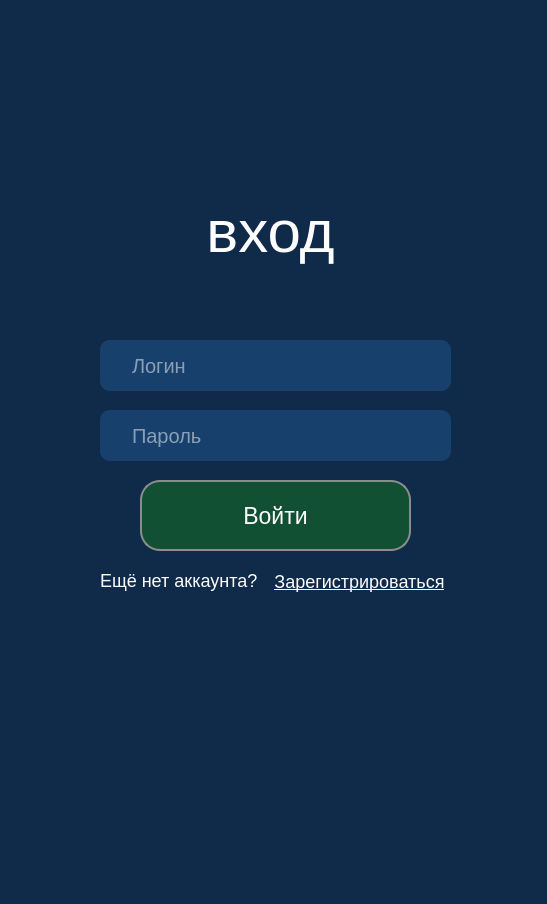
<?xml version="1.0" encoding="UTF-8"?>
<ui version="4.0">
 <class>Form</class>
 <widget class="QWidget" name="Form">
  <property name="geometry">
   <rect>
    <x>0</x>
    <y>0</y>
    <width>547</width>
    <height>904</height>
   </rect>
  </property>
  <property name="windowTitle">
   <string>Вход / Регистрация</string>
  </property>
  <property name="styleSheet">
   <string notr="true">background: #0f2b49;</string>
  </property>
  <widget class="QStackedWidget" name="stackedWidget">
   <property name="geometry">
    <rect>
     <x>0</x>
     <y>0</y>
     <width>551</width>
     <height>911</height>
    </rect>
   </property>
   <property name="currentIndex">
    <number>1</number>
   </property>
   <widget class="QWidget" name="SignUp">
    <widget class="QPushButton" name="registerbtn">
     <property name="geometry">
      <rect>
       <x>140</x>
       <y>620</y>
       <width>271</width>
       <height>71</height>
      </rect>
     </property>
     <property name="styleSheet">
      <string notr="true">background: #115033; color: #fdfdfd; font-size: 23px; padding: 10px 20px; border-radius: 20px; border: 2px solid rgb(140, 140, 140);</string>
     </property>
     <property name="text">
      <string>Зарегистрироваться</string>
     </property>
    </widget>
    <widget class="QLabel" name="errorLabel">
     <property name="geometry">
      <rect>
       <x>100</x>
       <y>300</y>
       <width>351</width>
       <height>21</height>
      </rect>
     </property>
     <property name="styleSheet">
      <string notr="true">color: #ac2323; font-size: 17px;</string>
     </property>
     <property name="text">
      <string/>
     </property>
     <property name="alignment">
      <set>Qt::AlignCenter</set>
     </property>
     <property name="wordWrap">
      <bool>false</bool>
     </property>
    </widget>
    <widget class="QLabel" name="label">
     <property name="geometry">
      <rect>
       <x>160</x>
       <y>710</y>
       <width>151</width>
       <height>21</height>
      </rect>
     </property>
     <property name="styleSheet">
      <string notr="true">color: #fdfdfd; font-size: 18px;</string>
     </property>
     <property name="text">
      <string>Уже есть аккаунт?</string>
     </property>
    </widget>
    <widget class="QPushButton" name="toLoginBtn">
     <property name="geometry">
      <rect>
       <x>330</x>
       <y>710</y>
       <width>75</width>
       <height>23</height>
      </rect>
     </property>
     <property name="styleSheet">
      <string notr="true">border: none; color: #fdfdfd; font-size: 18px; text-decoration: underline;</string>
     </property>
     <property name="inputMethodHints">
      <set>Qt::ImhNone</set>
     </property>
     <property name="text">
      <string>Войти</string>
     </property>
     <property name="checkable">
      <bool>false</bool>
     </property>
    </widget>
    <widget class="QLabel" name="rLabel">
     <property name="geometry">
      <rect>
       <x>0</x>
       <y>180</y>
       <width>541</width>
       <height>101</height>
      </rect>
     </property>
     <property name="font">
      <font>
       <pointsize>-1</pointsize>
      </font>
     </property>
     <property name="styleSheet">
      <string notr="true">color: #fdfdfd; font-size: 60px; text-transform: uppercase;</string>
     </property>
     <property name="text">
      <string>Регистрация</string>
     </property>
     <property name="alignment">
      <set>Qt::AlignCenter</set>
     </property>
    </widget>
    <widget class="QLineEdit" name="password">
     <property name="geometry">
      <rect>
       <x>100</x>
       <y>480</y>
       <width>351</width>
       <height>51</height>
      </rect>
     </property>
     <property name="styleSheet">
      <string notr="true">background: #17406d; border-radius: 10px; padding: 10px 30px; font-size: 20px; color: #fdfdfd</string>
     </property>
     <property name="text">
      <string/>
     </property>
     <property name="echoMode">
      <enum>QLineEdit::Password</enum>
     </property>
     <property name="placeholderText">
      <string>Пароль</string>
     </property>
    </widget>
    <widget class="QLineEdit" name="email">
     <property name="geometry">
      <rect>
       <x>100</x>
       <y>340</y>
       <width>351</width>
       <height>51</height>
      </rect>
     </property>
     <property name="styleSheet">
      <string notr="true">background: #17406d; border-radius: 10px; padding: 10px 30px; font-size: 20px; color: #fdfdfd</string>
     </property>
     <property name="text">
      <string/>
     </property>
     <property name="placeholderText">
      <string>E-mail</string>
     </property>
    </widget>
    <widget class="QLineEdit" name="password2">
     <property name="geometry">
      <rect>
       <x>100</x>
       <y>550</y>
       <width>351</width>
       <height>51</height>
      </rect>
     </property>
     <property name="styleSheet">
      <string notr="true">background: #17406d; border-radius: 10px; padding: 10px 30px; font-size: 20px; color: #fdfdfd</string>
     </property>
     <property name="inputMethodHints">
      <set>Qt::ImhHiddenText|Qt::ImhNoAutoUppercase|Qt::ImhNoPredictiveText|Qt::ImhSensitiveData</set>
     </property>
     <property name="text">
      <string/>
     </property>
     <property name="echoMode">
      <enum>QLineEdit::Password</enum>
     </property>
     <property name="placeholderText">
      <string>Повтор пароля</string>
     </property>
    </widget>
    <widget class="QLineEdit" name="login">
     <property name="geometry">
      <rect>
       <x>100</x>
       <y>410</y>
       <width>351</width>
       <height>51</height>
      </rect>
     </property>
     <property name="styleSheet">
      <string notr="true">background: #17406d; border-radius: 10px; padding: 10px 30px; font-size: 20px; color: #fdfdfd</string>
     </property>
     <property name="text">
      <string/>
     </property>
     <property name="placeholderText">
      <string>Логин</string>
     </property>
    </widget>
   </widget>
   <widget class="QWidget" name="SignIn">
    <widget class="QPushButton" name="loginbtn">
     <property name="geometry">
      <rect>
       <x>140</x>
       <y>480</y>
       <width>271</width>
       <height>71</height>
      </rect>
     </property>
     <property name="styleSheet">
      <string notr="true">background: #115033; color: #fdfdfd; font-size: 23px; padding: 10px 20px; border-radius: 20px; border: 2px solid rgb(140, 140, 140);</string>
     </property>
     <property name="text">
      <string>Войти</string>
     </property>
    </widget>
    <widget class="QLabel" name="lerrorLabel_2">
     <property name="geometry">
      <rect>
       <x>100</x>
       <y>300</y>
       <width>351</width>
       <height>21</height>
      </rect>
     </property>
     <property name="styleSheet">
      <string notr="true">color: #ac2323; font-size: 17px;</string>
     </property>
     <property name="text">
      <string/>
     </property>
     <property name="alignment">
      <set>Qt::AlignCenter</set>
     </property>
     <property name="wordWrap">
      <bool>false</bool>
     </property>
    </widget>
    <widget class="QLabel" name="label_2">
     <property name="geometry">
      <rect>
       <x>100</x>
       <y>570</y>
       <width>161</width>
       <height>21</height>
      </rect>
     </property>
     <property name="styleSheet">
      <string notr="true">color: #fdfdfd; font-size: 18px;</string>
     </property>
     <property name="text">
      <string>Ещё нет аккаунта?</string>
     </property>
    </widget>
    <widget class="QPushButton" name="toRegisterBtn">
     <property name="geometry">
      <rect>
       <x>274</x>
       <y>570</y>
       <width>171</width>
       <height>23</height>
      </rect>
     </property>
     <property name="styleSheet">
      <string notr="true">border: none; color: #fdfdfd; font-size: 18px; text-decoration: underline;</string>
     </property>
     <property name="inputMethodHints">
      <set>Qt::ImhNone</set>
     </property>
     <property name="text">
      <string>Зарегистрироваться</string>
     </property>
     <property name="checkable">
      <bool>false</bool>
     </property>
    </widget>
    <widget class="QLabel" name="lLabel">
     <property name="geometry">
      <rect>
       <x>0</x>
       <y>180</y>
       <width>541</width>
       <height>101</height>
      </rect>
     </property>
     <property name="font">
      <font>
       <pointsize>-1</pointsize>
      </font>
     </property>
     <property name="styleSheet">
      <string notr="true">color: #fdfdfd; font-size: 60px; text-transform: uppercase;</string>
     </property>
     <property name="text">
      <string>вход</string>
     </property>
     <property name="alignment">
      <set>Qt::AlignCenter</set>
     </property>
    </widget>
    <widget class="QLineEdit" name="password_2">
     <property name="geometry">
      <rect>
       <x>100</x>
       <y>410</y>
       <width>351</width>
       <height>51</height>
      </rect>
     </property>
     <property name="styleSheet">
      <string notr="true">background: #17406d; border-radius: 10px; padding: 10px 30px; font-size: 20px; color: #fdfdfd</string>
     </property>
     <property name="text">
      <string/>
     </property>
     <property name="echoMode">
      <enum>QLineEdit::Password</enum>
     </property>
     <property name="placeholderText">
      <string>Пароль</string>
     </property>
    </widget>
    <widget class="QLineEdit" name="login_2">
     <property name="geometry">
      <rect>
       <x>100</x>
       <y>340</y>
       <width>351</width>
       <height>51</height>
      </rect>
     </property>
     <property name="styleSheet">
      <string notr="true">background: #17406d; border-radius: 10px; padding: 10px 30px; font-size: 20px; color: #fdfdfd</string>
     </property>
     <property name="text">
      <string/>
     </property>
     <property name="placeholderText">
      <string>Логин</string>
     </property>
    </widget>
   </widget>
  </widget>
 </widget>
 <resources/>
 <connections/>
</ui>
